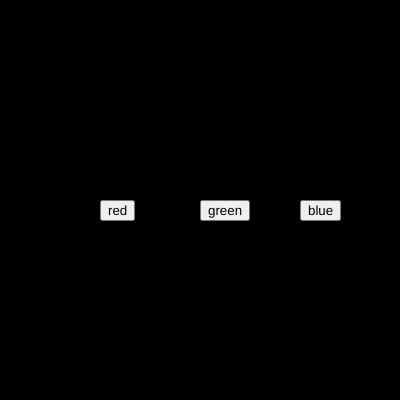
Frame 1 (no input)
Frame 60 (no input): identical to frame 1, image omitted
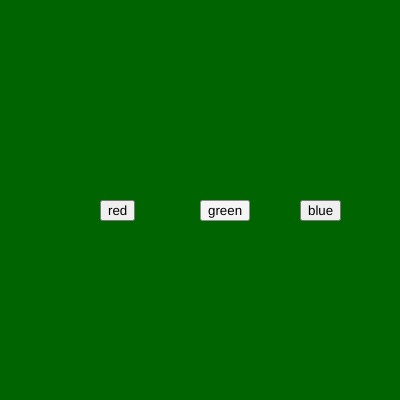
Frame 120 (the mouse pressed at the canvas centre since frame 60)

The p5.js sketch that drew these frames (run headless with seeded random() and noise() and a simulated clock; from frame 60 on, the mouse is pressed at the canvas centre):

// p5.js sketch
// ── sketch.js
var btn_red;
var btn_green;
var btn_blue;

var r = 0;
var g = 0;
var b = 0;

function setup() {
  createCanvas(400, 400);
  btn_red = createButton("red");
  btn_red.position(100,200);
  btn_red.mousePressed(red_bg);

  btn_green = createButton("green");
  btn_green.position(200,200);
  btn_green.mousePressed(green_bg);

  btn_blue = createButton("blue");
  btn_blue.position(300,200);
  btn_blue.mousePressed(blue_bg);
}

function draw() {
  background(r,g,b);
}


function red_bg() {
  r = 100;
  g = 0;
  b = 0;
}

function green_bg() {
  r = 0;
  g = 100;
  b = 0;
}

function blue_bg() {
  r = 0;
  g = 0;
  b = 100;
}
